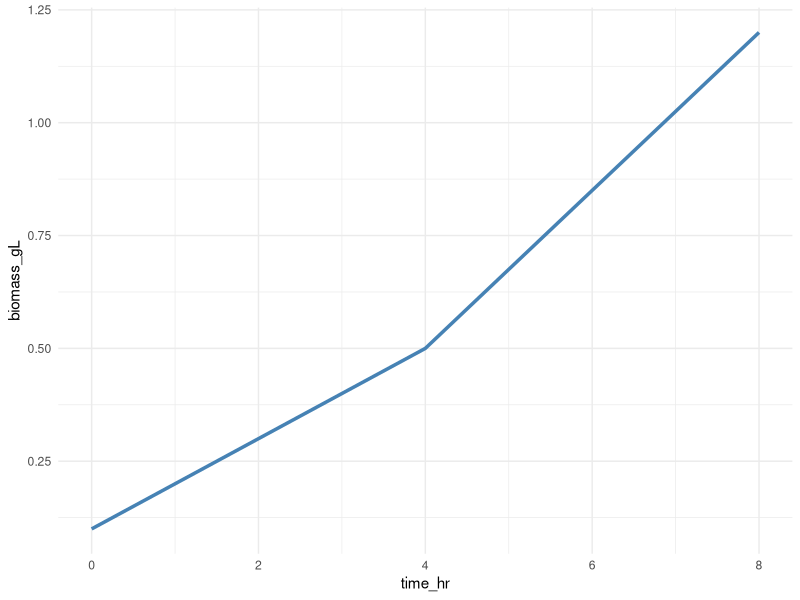
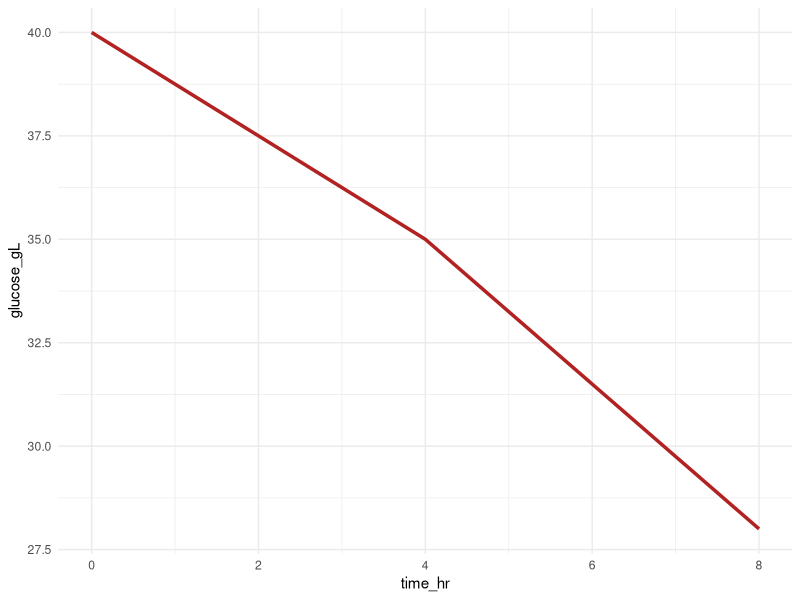
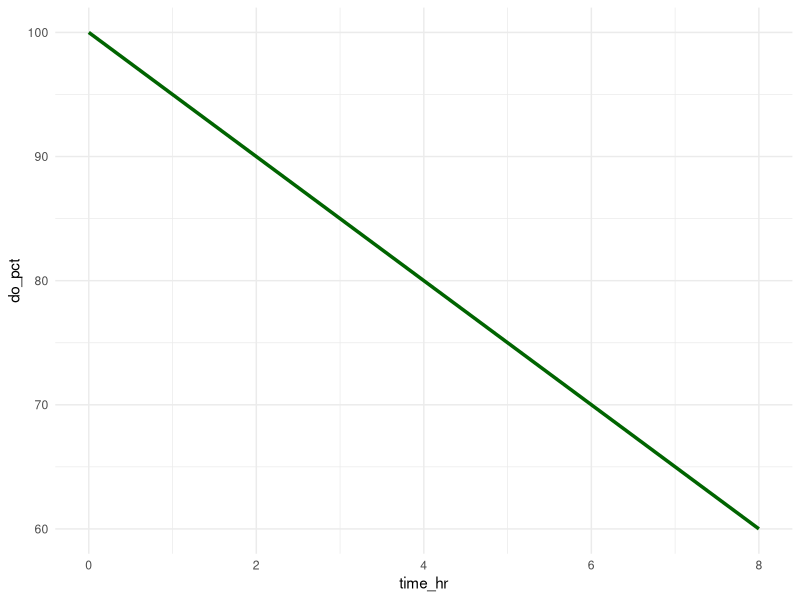

Recreate these plots in R, in order.
## ---- chunk 1
library(tidyverse)
data <- read_csv("../../data/simulated_fermentation_data.csv")
## ---- chunk 2
data %>%
  summarise(
    max_biomass = max(biomass_gL),
    min_glucose = min(glucose_gL),
    avg_do = mean(do_pct),
    final_pH = last(ph)
  )
## ---- chunk 3
ggplot(data, aes(time_hr, biomass_gL)) +
  geom_line(color = "steelblue", size = 1.2) +
  theme_minimal()
## ---- chunk 4
ggplot(data, aes(time_hr, glucose_gL)) +
  geom_line(color = "firebrick", size = 1.2) +
  theme_minimal()
## ---- chunk 5
ggplot(data, aes(time_hr, do_pct)) +
  geom_line(color = "darkgreen", size = 1.2) +
  theme_minimal()
